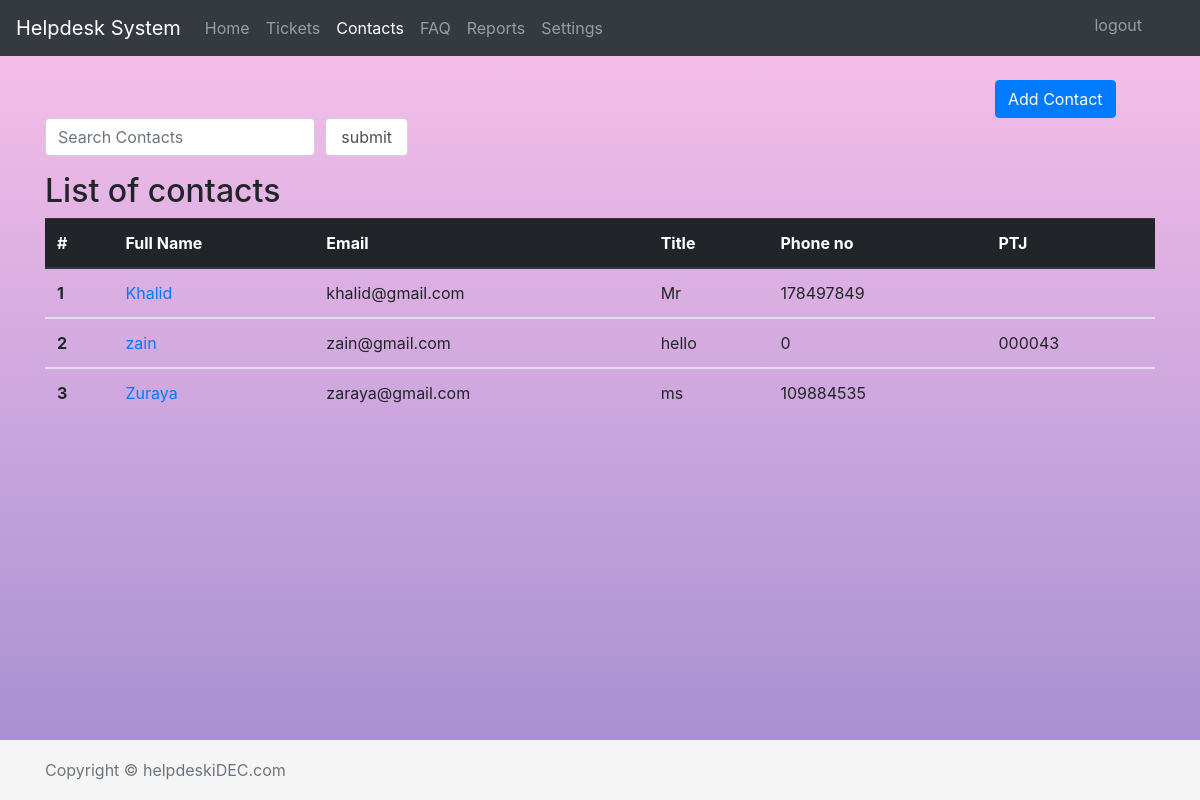
The page /helpdesk/contacts_home.php (signed in) on the database its author committed.
### tables this page shows
CREATE TABLE `contact` (
  `id` int(11) NOT NULL,
  `name` varchar(20) NOT NULL,
  `email` varchar(20) NOT NULL,
  `title` varchar(20) NOT NULL,
  `phone_number` int(20) NOT NULL,
  `ptj` varchar(50) NOT NULL
);

### helpdesk/contacts_home.php (the view, shortened to what this page needs)
<!doctype html>
<html lang="en">
  <head>
    <link rel="stylesheet" href="https://stackpath.bootstrapcdn.com/bootstrap/4.1.1/css/bootstrap.min.css"
>
    <link href="style.css" rel="stylesheet">
  </head>
  <body>
    <nav class="navbar navbar-expand-md navbar-dark bg-dark fixed-top">
      <a class="navbar-brand" href="index.php">Helpdesk System</a>
      <div class="collapse navbar-collapse" id="navbarsExampleDefault">
        <ul class="navbar-nav mr-auto">
          <li class="nav-item ">
            <a class="nav-link" href="index.php">Home <span class="sr-only">(current)</span></a>
          </li>
          <li class="nav-item ">
            <a class="nav-link" href="tickets_home.php">Tickets</a>
          </li>
          <li class="nav-item active">
            <a class="nav-link" href="contacts_home.php">Contacts</a>
          </li>
            <li class="nav-item">
            <a class="nav-link" href="FAQ_home.php">FAQ</a>
          </li>
           <li class="nav-item">
            <a class="nav-link" href="reports_home.php">Reports</a>
          </li>
          <li class="nav-item">
            <a class="nav-link" href="settings_home.php">Settings</a>
          </li>
          <li class="nav-item "style=' position:fixed;right:50px;top:5px;'>
            <a class="nav-link " href="logout.php">logout</a>
          </li>
        </ul>
      </div>
    </nav>
    <main role="main" class="container">
<section>
<button  type="button" class="btn btn-primary" data-toggle="modal" data-target="#exampleModal" style="margin-left:950px;margin-top: 80px;">
  Add Contact
</button>
<form>
<div class='form-row'>
<div class='form-group col-md-3'>
<input type='text' class='form-control' placeholder="Search Contacts" >
</div>
<div class='form-group col-md-1'>
<input type='submit' value='submit' class='form-control' >
</div>
</div>
  </form>
</section>
<section>
<h2>List of contacts</h2>
<?php
require 'conn.php';
$sql = "SELECT * FROM contact ORDER BY name ASC ";
$result = $conn->query($sql);
echo '<table class="table ">';
echo " <thead class='thead-dark'>";
echo '   <tr>';
echo '     <th scope="col">#</th>';
echo '     <th scope="col">Full Name</th>';
echo '     <th scope="col">Email</th>';
echo '      <th scope="col">Title</th>';
echo '    <th scope="col">Phone no</th>';
echo '    <th scope="col">PTJ</th>';
echo '   </tr>';
echo ' </thead>';
echo '  <tbody>';
$counter = 1;
    while($row = $result->fetch_assoc() ) {
echo '   <tr>';
  echo '    <th scope="row">'.$counter.'</th>';
echo "    <td><a href='contacts_detail.php?email=".$row['email']."'>".$row["name"]."</a></td>";
echo '     <td>'.$row["email"].'</td>';
echo '      <td>'.$row["title"].'</td>';
echo '      <td>'.$row["phone_number"].'</td>';
echo '    <td>'.$row["ptj"].'</td>';
echo '   </tr>';
echo ' </tbody>';
$counter++;
}
echo '</table>';
?>
</section>
    </main>
    <footer class="footer">
      <div class="container">
        <span class="text-muted">Copyright © helpdeskiDEC.com</span>
      </div>
    </footer>
  </body>
</html>

### helpdesk/style.css (style rules this page uses)
html { position: relative; min-height: 100%; }
body { margin-bottom: 60px; background-image: linear-gradient(to top, #a18cd1 0%, #fbc2eb 100%); }
.footer { position: fixed; bottom: 0; width: 100%; height: 60px; line-height: 60px; background-color: #f5f5f5; left: 0px; right: 0px; margin-bottom: 0px; display: inline-block; }

### rows shown on the page
contact: name "Khalid", email "khalid@gmail.com", title "Mr", phone_number "178497849"
contact: name "zain", email "zain@gmail.com", title "hello", phone_number "0", ptj "000043"
contact: name "Zuraya", email "zaraya@gmail.com", title "ms", phone_number "109884535"
